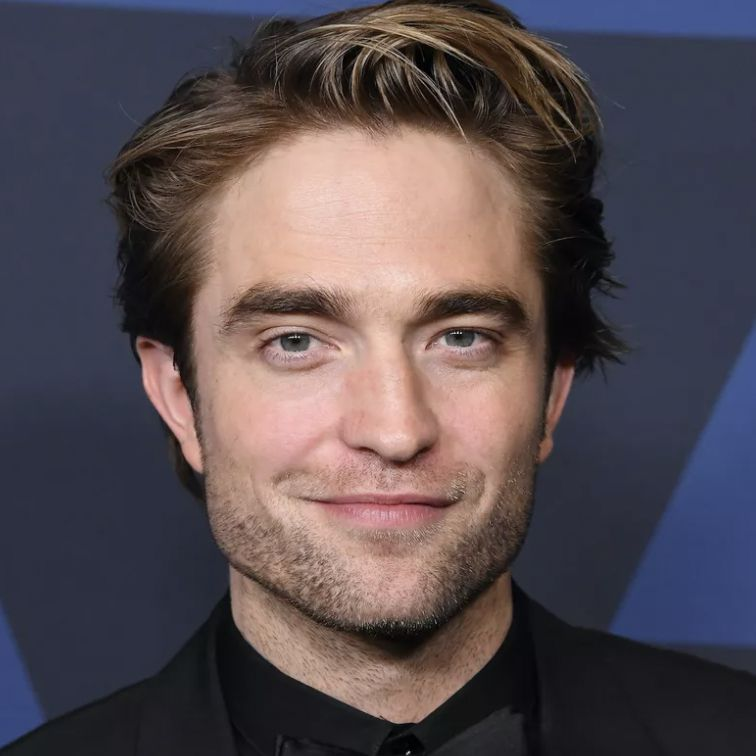
#> input picture image/face3.jpg, 756 x 756 px
$ python app.py
#> lines starting #> are read from the running program, lines starting #| are printed output that depends on the picture; after the words box and inside, x2 and y2 are one past the last pixel; in counts of white or black regions, pixels touching at a corner belong together
import cv2

cascade_classifier = cv2.CascadeClassifier('haarcascades/haarcascade_lefteye_2splits.xml')
img = cv2.imread('image/face3.jpg')
#> img is the input picture: shape (756, 756, 3); mean B, G, R 81.6, 76.6, 87
gray_img = cv2.cvtColor(img, cv2.COLOR_BGR2GRAY)
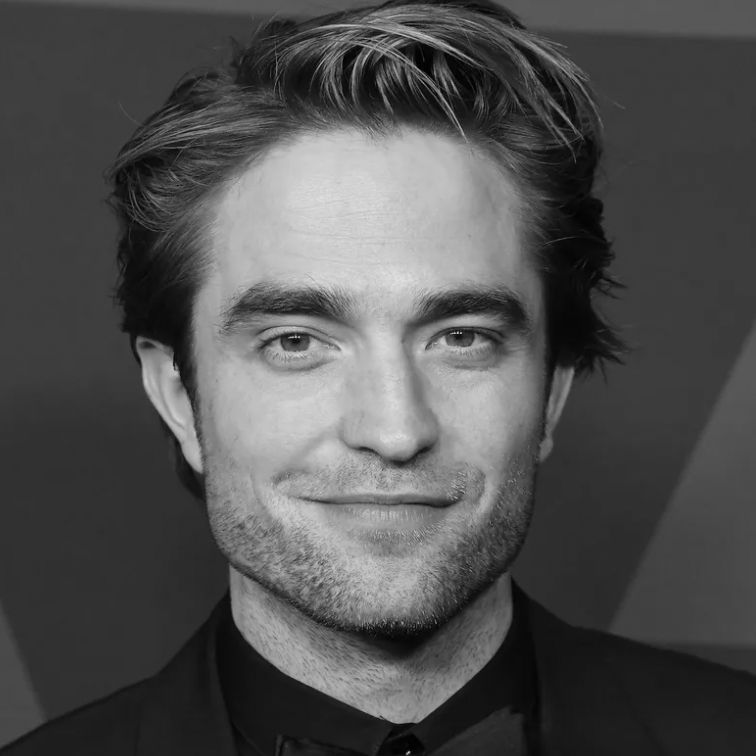
#> gray_img: shape (756, 756); min 0, max 226, mean 80.3
# cv2.imshow("Gray", gray_img)

faces=cascade_classifier.detectMultiScale(gray_img, scaleFactor=1.05,minNeighbors=5)
#> faces = [[420, 278, 92, 92], [253, 281, 92, 92]]

for x, y, w, h in faces:
    img=cv2.rectangle(img,(x,y),(x+w,y+h),(0,255,0),3)
#> this loop made 2 passes
#> pass 1, `img=cv2.rectangle(img,(x,y),(x+w,y+h),(0,255,0),3)`:
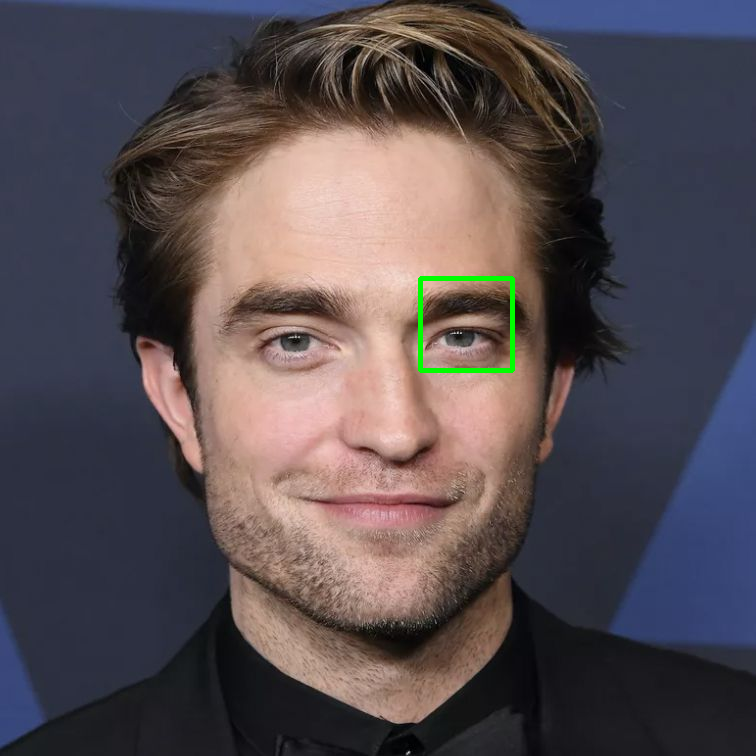
#> img: shape (756, 756, 3); 0.32% of pixels changed, all inside (x1, y1, x2, y2) = (418, 276, 515, 373)
#> pass 2, `img=cv2.rectangle(img,(x,y),(x+w,y+h),(0,255,0),3)`:
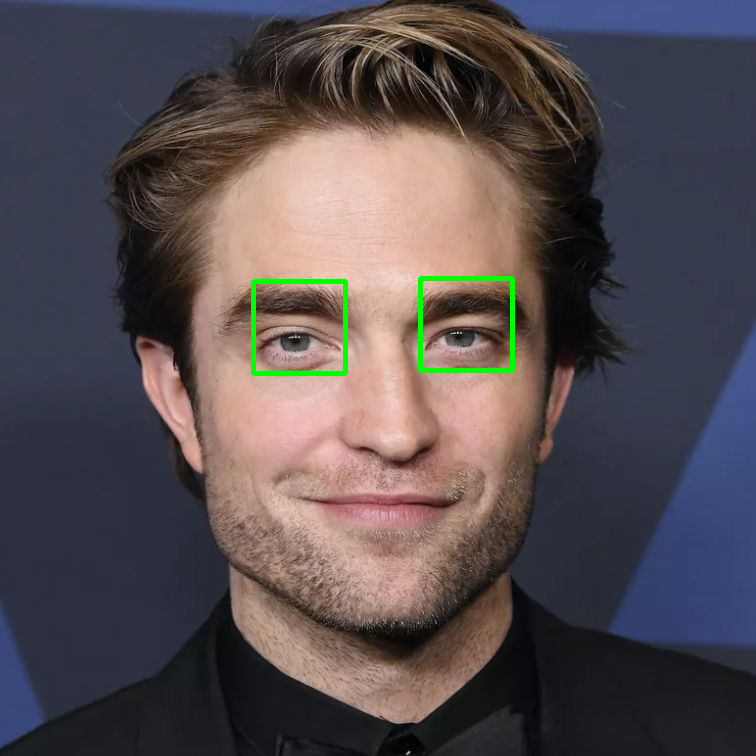
#> img: shape (756, 756, 3); 0.32% of pixels changed, all inside (x1, y1, x2, y2) = (251, 279, 348, 376)

resized=cv2.resize(img,(int(img.shape[1]/3), int(img.shape[0]/3)))
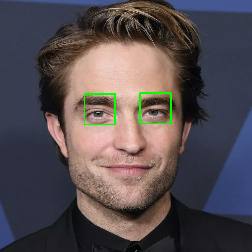
#> resized: shape (252, 252, 3); mean B, G, R 80.8, 77.3, 85.9

cv2.imshow("Deteced-face",resized)
cv2.waitKey(0)
cv2.destroyAllWindows()

$ run again, with image/1331956136.jpg copied over image/face3.jpg
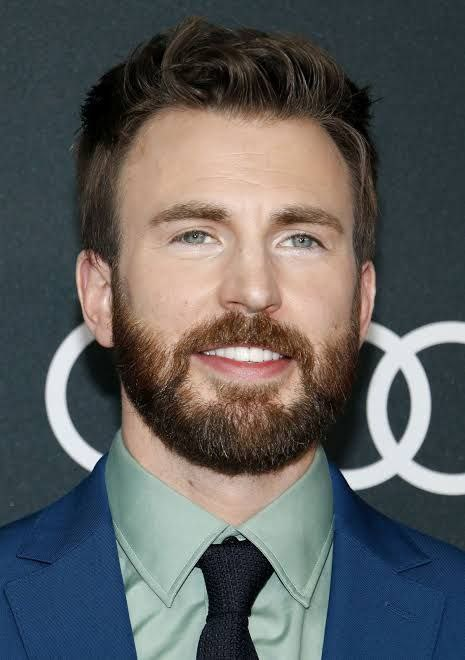
#> input picture image/1331956136.jpg, 465 x 660 px
#> img is the input picture: shape (660, 465, 3); mean B, G, R 93, 93.1, 92.6
#> `gray_img = cv2.cvtColor(img, cv2.COLOR_BGR2GRAY)`:
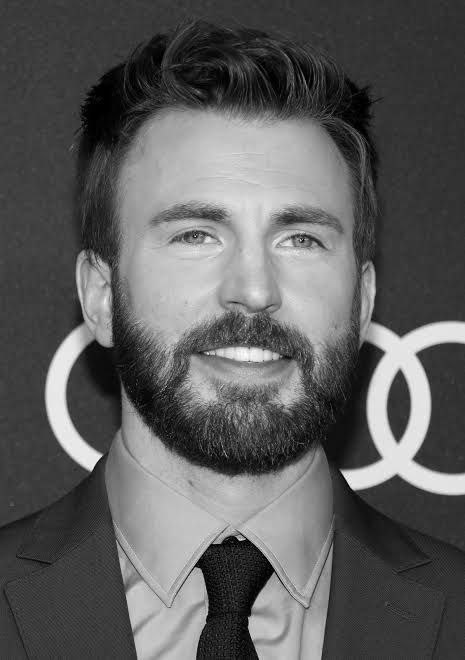
#> gray_img: shape (660, 465); min 0, max 254, mean 92.9
#> faces = [[169, 203, 52, 52], [274, 203, 59, 59]]
#> the loop `for x, y, w, h in faces:` made 2 passes
#> `resized=cv2.resize(img,(int(img.shape[1]/3), int(img.shape[0]/3)))`:
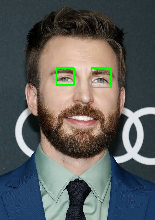
#> resized: shape (220, 155, 3); mean B, G, R 92, 93.8, 91.2
